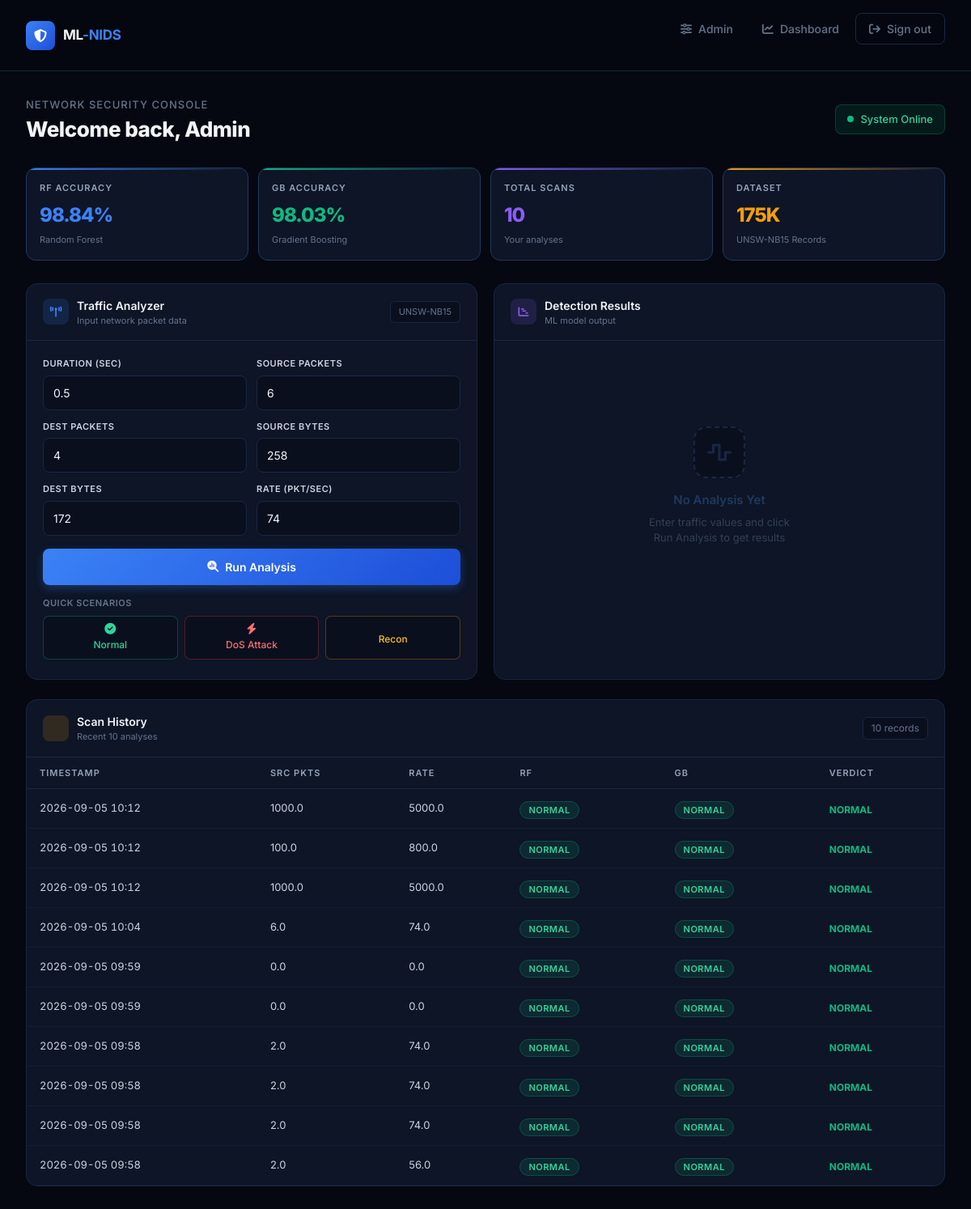
Page /dashboard (signed in) on the earlier database version.
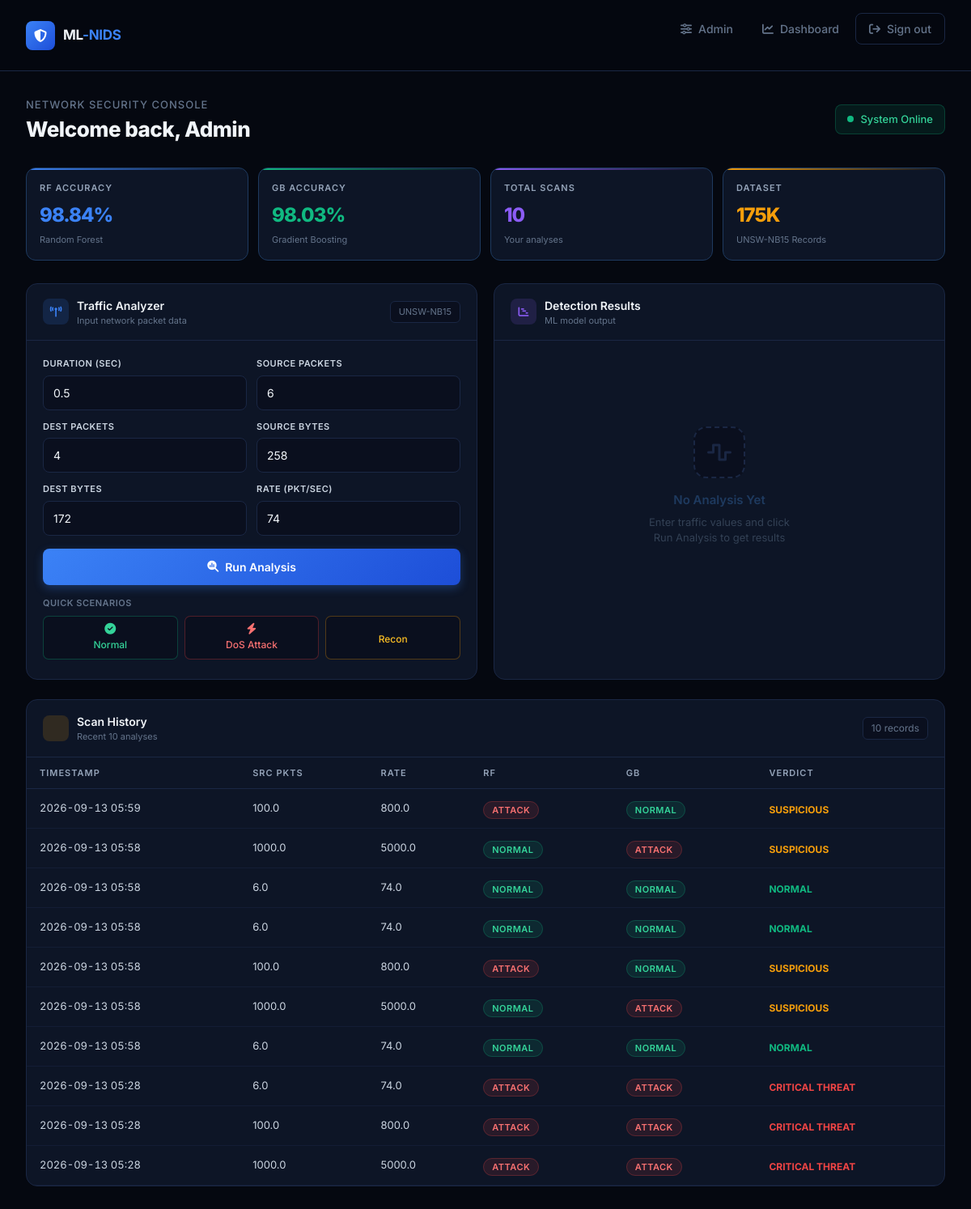
Same page on the later database version.
### app.py (models this page shows)
class ScanHistory(db.Model):
    id         = db.Column(db.Integer, primary_key=True)
    user_id    = db.Column(db.Integer, db.ForeignKey('user.id'), nullable=False)
    duration   = db.Column(db.Float)
    src_pkts   = db.Column(db.Float)
    dst_pkts   = db.Column(db.Float)
    src_bytes  = db.Column(db.Float)
    dst_bytes  = db.Column(db.Float)
    rate       = db.Column(db.Float)
    rf_result  = db.Column(db.String(20))
    gb_result  = db.Column(db.String(20))
    verdict    = db.Column(db.String(50))
    created_at = db.Column(db.DateTime, default=datetime.utcnow)

### app.py (the view)
@app.route('/dashboard')
@login_required
def dashboard():
    scans = ScanHistory.query.filter_by(
        user_id=current_user.id
    ).order_by(ScanHistory.created_at.desc()).limit(10).all()
    return render_template('dashboard.html', scans=scans)

### app.py (called while the page is built)
@login_manager.user_loader
def load_user(user_id):
    return User.query.get(int(user_id))

### templates/dashboard.html (shortened to what the changed rows need)
{% extends 'base.html' %}
{% block content %}
<div style="margin-bottom:32px;">
    <div style="display:flex;align-items:center;justify-content:space-between;flex-wrap:wrap;gap:16px;">
        <div>
            <h1 style="font-size:26px;font-weight:800;color:#f1f5f9;letter-spacing:-0.5px;margin:0;">
                Welcome back, {{ current_user.name }}
            </h1>
        </div>
    </div>
</div>
<div style="background:#0d1526;border:1px solid #1a2744;border-radius:14px;overflow:hidden;">
    {% if scans %}
    <div style="overflow-x:auto;">
        <table style="width:100%;border-collapse:collapse;">
            <thead>
                <tr style="border-bottom:1px solid #1a2744;">
                    <th style="padding:11px 16px;font-size:11px;font-weight:600;color:#64748b;text-transform:uppercase;letter-spacing:1px;text-align:left;">Timestamp</th>
                    <th style="padding:11px 16px;font-size:11px;font-weight:600;color:#64748b;text-transform:uppercase;letter-spacing:1px;text-align:left;">Src Pkts</th>
                    <th style="padding:11px 16px;font-size:11px;font-weight:600;color:#64748b;text-transform:uppercase;letter-spacing:1px;text-align:left;">Rate</th>
                    <th style="padding:11px 16px;font-size:11px;font-weight:600;color:#64748b;text-transform:uppercase;letter-spacing:1px;text-align:left;">RF</th>
                    <th style="padding:11px 16px;font-size:11px;font-weight:600;color:#64748b;text-transform:uppercase;letter-spacing:1px;text-align:left;">GB</th>
                    <th style="padding:11px 16px;font-size:11px;font-weight:600;color:#64748b;text-transform:uppercase;letter-spacing:1px;text-align:left;">Verdict</th>
                </tr>
            </thead>
            <tbody>
                {% for scan in scans %}
                <tr style="border-bottom:1px solid rgba(26,39,68,0.5);transition:background 0.15s;" onmouseover="this.style.background='rgba(59,130,246,0.03)'" onmouseout="this.style.background='transparent'">
                    <td style="padding:12px 16px;font-size:13px;color:#64748b;font-variant-numeric:tabular-nums;">
                        {{ scan.created_at.strftime('%Y-%m-%d %H:%M') }}
                    </td>
                    <td style="padding:12px 16px;font-size:13px;color:#94a3b8;">{{ scan.src_pkts }}</td>
                    <td style="padding:12px 16px;font-size:13px;color:#94a3b8;">{{ scan.rate }}</td>
                    <td style="padding:12px 16px;">
                        <span style="font-size:11px;font-weight:600;padding:3px 10px;border-radius:20px;letter-spacing:0.5px;text-transform:uppercase;
                            {% if scan.rf_result == 'ATTACK' %}
                            background:rgba(239,68,68,0.12);color:#f87171;border:1px solid rgba(239,68,68,0.25);
                            {% else %}
                            background:rgba(16,185,129,0.12);color:#34d399;border:1px solid rgba(16,185,129,0.25);
                            {% endif %}
                        ">{{ scan.rf_result }}</span>
                    </td>
                    <td style="padding:12px 16px;">
                        <span style="font-size:11px;font-weight:600;padding:3px 10px;border-radius:20px;letter-spacing:0.5px;text-transform:uppercase;
                            {% if scan.gb_result == 'ATTACK' %}
                            background:rgba(239,68,68,0.12);color:#f87171;border:1px solid rgba(239,68,68,0.25);
                            {% else %}
                            background:rgba(16,185,129,0.12);color:#34d399;border:1px solid rgba(16,185,129,0.25);
                            {% endif %}
                        ">{{ scan.gb_result }}</span>
                    </td>
                    <td style="padding:12px 16px;">
                        <span style="font-size:12px;font-weight:700;
                            {% if scan.verdict == 'CRITICAL THREAT' %}color:#ef4444;
                            {% elif scan.verdict == 'SUSPICIOUS' %}color:#f59e0b;
                            {% else %}color:#10b981;{% endif %}
                        ">{{ scan.verdict }}</span>
                    </td>
                </tr>
                {% endfor %}
            </tbody>
        </table>
    </div>
    {% endif %}
</div>
{% endblock %}

Differences in the rows shown:
no longer on this page (row unchanged): ScanHistory: created_at "2026-09-05 10:12", src_pkts "1000.0", rate "5000.0", rf_result "NORMAL", gb_result "NORMAL", verdict "NORMAL"
no longer on this page (row unchanged): ScanHistory: created_at "2026-09-05 10:12", src_pkts "100.0", rate "800.0", rf_result "NORMAL", gb_result "NORMAL", verdict "NORMAL"
no longer on this page (row unchanged): ScanHistory: created_at "2026-09-05 10:12", src_pkts "1000.0", rate "5000.0", rf_result "NORMAL", gb_result "NORMAL", verdict "NORMAL"
no longer on this page (row unchanged): ScanHistory: created_at "2026-09-05 10:04", src_pkts "6.0", rate "74.0", rf_result "NORMAL", gb_result "NORMAL", verdict "NORMAL"
no longer on this page (row unchanged): ScanHistory: created_at "2026-09-05 09:59", src_pkts "0.0", rate "0.0", rf_result "NORMAL", gb_result "NORMAL", verdict "NORMAL"
no longer on this page (row unchanged): ScanHistory: created_at "2026-09-05 09:59", src_pkts "0.0", rate "0.0", rf_result "NORMAL", gb_result "NORMAL", verdict "NORMAL"
no longer on this page (row unchanged): ScanHistory: created_at "2026-09-05 09:58", src_pkts "2.0", rate "74.0", rf_result "NORMAL", gb_result "NORMAL", verdict "NORMAL"
no longer on this page (row unchanged): ScanHistory: created_at "2026-09-05 09:58", src_pkts "2.0", rate "74.0", rf_result "NORMAL", gb_result "NORMAL", verdict "NORMAL"
no longer on this page (row unchanged): ScanHistory: created_at "2026-09-05 09:58", src_pkts "2.0", rate "74.0", rf_result "NORMAL", gb_result "NORMAL", verdict "NORMAL"
no longer on this page (row unchanged): ScanHistory: created_at "2026-09-05 09:58", src_pkts "2.0", rate "56.0", rf_result "NORMAL", gb_result "NORMAL", verdict "NORMAL"
added ScanHistory: created_at "2026-09-13 05:59", src_pkts "100.0", rate "800.0", rf_result "ATTACK", gb_result "NORMAL", verdict "SUSPICIOUS"
added ScanHistory: created_at "2026-09-13 05:58", src_pkts "1000.0", rate "5000.0", rf_result "NORMAL", gb_result "ATTACK", verdict "SUSPICIOUS"
added ScanHistory: created_at "2026-09-13 05:58", src_pkts "6.0", rate "74.0", rf_result "NORMAL", gb_result "NORMAL", verdict "NORMAL"
added ScanHistory: created_at "2026-09-13 05:58", src_pkts "6.0", rate "74.0", rf_result "NORMAL", gb_result "NORMAL", verdict "NORMAL"
added ScanHistory: created_at "2026-09-13 05:58", src_pkts "100.0", rate "800.0", rf_result "ATTACK", gb_result "NORMAL", verdict "SUSPICIOUS"
added ScanHistory: created_at "2026-09-13 05:58", src_pkts "1000.0", rate "5000.0", rf_result "NORMAL", gb_result "ATTACK", verdict "SUSPICIOUS"
added ScanHistory: created_at "2026-09-13 05:58", src_pkts "6.0", rate "74.0", rf_result "NORMAL", gb_result "NORMAL", verdict "NORMAL"
added ScanHistory: created_at "2026-09-13 05:28", src_pkts "6.0", rate "74.0", rf_result "ATTACK", gb_result "ATTACK", verdict "CRITICAL THREAT"
added ScanHistory: created_at "2026-09-13 05:28", src_pkts "100.0", rate "800.0", rf_result "ATTACK", gb_result "ATTACK", verdict "CRITICAL THREAT"
added ScanHistory: created_at "2026-09-13 05:28", src_pkts "1000.0", rate "5000.0", rf_result "ATTACK", gb_result "ATTACK", verdict "CRITICAL THREAT"
